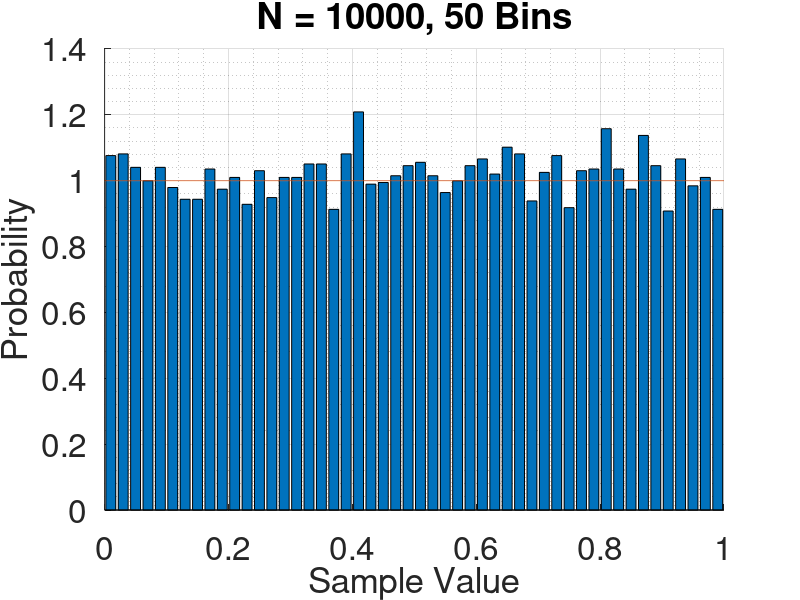

MATLAB code to generate this figure:
clear all

% set default seed
rng default

% length of sequence
N =  10000;

% number of bins for histogram
bins = 50;

% generate time series as row vector
x = rand(1, N);

% compute histogram
[a,b]= hist(x,bins);

% normalise by number of samples
a = a/trapz(b,a);

% theoretical pdf for comparison
x = linspace(0, 1, N);
y = ones(1, N);

% colour of theoretical pdf
red = [0.8500 0.3250 0.0980];

% plot estimated pdf and theoretical pdf
hold on
bar(b,a);
plot(x, y, 'Color', red);
hold off

% graphing settings
str = sprintf('N = %d, %d Bins', N, bins);
title(str, 'FontSize', 40); 
xlabel('\fontsize{35}Sample Value');
ylabel('\fontsize{35}Probability'); 
 
grid on
grid minor


a = get(gca, 'XTickLabel');
set(gca, 'XTickLabel', a, 'fontsize', 24);
